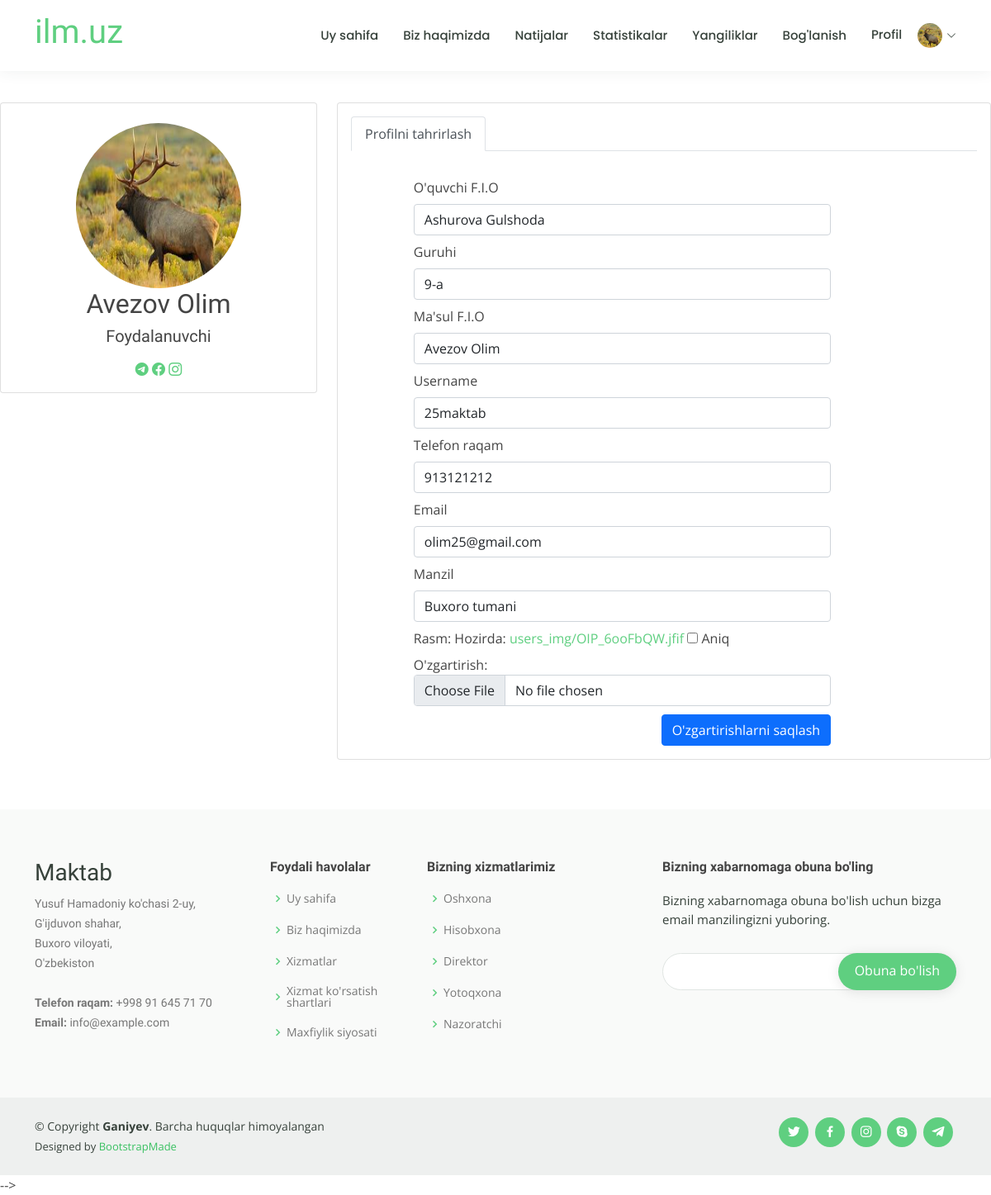
/accounts/edit_profil/ (signed in), run on the app's committed database.
### registration/models.py (models this page shows)
class CustomUser(AbstractUser):
    u_fio = models.CharField(max_length=150, verbose_name="O\'quvchi F.I.O", blank=True, null=True)
    guruhi = models.CharField(max_length=20, verbose_name="Guruhi", blank=True, null=True)
    m_fio = models.CharField(max_length=150, verbose_name="Ma\'sul F.I.O")
    tel = models.CharField(max_length=25, verbose_name="Telefon raqam")
    manzil = models.CharField(max_length=200, verbose_name="Manzil" , blank=True, null=True)
    image = models.ImageField(upload_to='users_img', blank=True, null=True, verbose_name="Rasm:")

### registration/views.py (the view)
# urls.py: path('edit_profil/', edit_profil, name='edit_profil'),
@login_required(login_url='login')
def edit_profil(request):
    context = {}
    if request.user.is_authenticated:
        context['users'] = CustomUser.objects.get(username=request.user.username)
        form = CustomUserChangeForm(instance=request.user)
        if request.method == "POST":
            form = CustomUserChangeForm(request.POST, request.FILES, instance=request.user)
            if form.is_valid() :
                form.save()
                return redirect('user_detail')
        context['form'] = form
    return render(request, 'registration/edit_profil.html', context)

### registration/forms.py
class CustomUserChangeForm(UserChangeForm):
    password = None
    class Meta:
        model = CustomUser
        fields = ['u_fio', 'guruhi', 'm_fio', 'username', 'tel', 'email', 'manzil','image' ]

### templates/registration/edit_profil.html (shortened to what this page needs)
{% extends 'base.html' %}
{% load static %}
{% load crispy_forms_tags %}
{% block title %}<titlt> Profil</title>{% endblock title %}
{% block content %}
<section class="section profile" style="margin-top: 5vh;">
      <div class="row">
        <div class="col-xl-4">
          <div class="card">
            <div class="card-body profile-card pt-4 d-flex flex-column align-items-center">
              {% if  request.user.image %}
              <img src="{{request.user.image.url}}" style="width: 200px; height: 200px; border-radius: 50%;"  class="rounded-circle" alt="Profile" >
           {% else %}
           <img src="{% static 'image/logo_1/logo.jpg' %}"  style="width: 200px; height: 200px; border-radius: 50%;" alt="Profile" class="rounded-circle ">
            {% endif %}
            <h2>{{ users.m_fio }}</h2>
            <h5>Foydalanuvchi</h5>
              <div class="social-links mt-2">
                <a href="#" class="twitter"><i class="bi bi-telegram"></i></a>
                <a href="#" class="facebook"><i class="bi bi-facebook"></i></a>
                <a href="#" class="instagram"><i class="bi bi-instagram"></i></a>
              </div>
            </div>
          </div>
        </div>
        <div class="col-xl-8">
          <div class="card">
            <div class="card-body pt-3">
              <ul class="nav nav-tabs nav-tabs-bordered">
                <li class="nav-item">
                  <button class="nav-link active" data-bs-toggle="tab" data-bs-target="#profile-edit">Profilni tahrirlash</button>
                </li>
              </ul>
              <div class="tab-content pt-2">
                <div class="tab-pane fade show active profile-edit pt-3" id="profile-edit">
                  <form method="POST" enctype="multipart/form-data">
                    {% for field in form %}
                    <div class="col-8" style="margin-left: 10%;">
                      <label for="{{ field.id_for_label }}" class="form-label mt-2">{{ field.label }}</label>
                      {{ field }}
                    </div>
                    {% endfor %}
                    <div class="col-8 text-end" style="margin-left: 10%;">
                      <button type="submit" class="btn btn-primary" style="margin-top: 10px;">O'zgartirishlarni saqlash</button>
                    </div>
                  </form>
                </div>
              </div>
            </div>
          </div>
        </div>
      </div>
    </section>
{% endblock content %}

### templates/base.html (shortened to what this page needs)
<!DOCTYPE html>
<html lang="en">
  {% load static %}
<head>
  {% block title %}{% endblock title %}
  <link href="{% static 'assets/vendor/animate.css/animate.min.css' %}" rel="stylesheet">
  <link href="{% static 'assets/vendor/aos/aos.css' %}" rel="stylesheet">
  <link href="{% static 'assets/vendor/bootstrap/css/bootstrap.min.css' %}" rel="stylesheet">
  <link href="{% static 'assets/vendor/bootstrap-icons/bootstrap-icons.css' %}" rel="stylesheet">
  <link href="{% static 'assets/vendor/boxicons/css/boxicons.min.css' %}" rel="stylesheet">
  <link href="{% static 'assets/vendor/remixicon/remixicon.css' %}" rel="stylesheet">
  <link href="{% static 'assets/vendor/swiper/swiper-bundle.min.css' %}" rel="stylesheet">
  <link href="https://cdn.jsdelivr.net/npm/bootstrap@5.0.2/dist/css/bootstrap.min.css" rel="stylesheet">
  <link href="{% static 'assets/css/style.css' %}" rel="stylesheet">
</head>
<body>
  <header id="header" class="fixed-top">
    <div class="container d-flex align-items-center">
      <h1 class="me-auto"><a href="{% url 'home' %}">ilm.uz</a></h1>
      <nav id="navbar" class="navbar order-last order-lg-0">
        <ul >
          <li><a id="nav_act" onclick="act()" href="{% url 'home' %}" >Uy sahifa</a></li>
          <li><a id="nav_act" onclick="act()" href="{% url 'about' %}">Biz haqimizda</a></li>
          <li><a id="nav_act" onclick="act()" href="{% url 'natija' %}">Natijalar</a></li>
          <li><a id="nav_act" onclick="act()" href="{% url 'statistika' %}">Statistikalar</a></li>
          <li><a id="nav_act" onclick="act()" href="{% url 'yangilik' %}">Yangiliklar</a></li>
          <li><a id="nav_act" href="{% url 'contact' %}">Bog'lanish</a></li>
          {% if user.is_authenticated %}
           {% if  request.user.image %}
          <li class="dropdown"><a href="#" ><span>Profil      <img src="{{request.user.image.url}}" style="height: 30px; width: 30px; border-radius: 50%; margin-left: 15px;" alt=""></span> <i class="bi bi-chevron-down"></i></a>
           {% else %}
          <li class="dropdown"><a href="#" ><span>Profil      <img src="{% static 'image/logo_1/logo.jpg' %}" style="height: 30px; width: 30px; border-radius: 50%; margin-left: 15px;" alt=""></span> <i class="bi bi-chevron-down"></i></a>
            {% endif %}
          </li>
          {% endif %}
        </ul>
      </nav>
    </div>
  </header>
 {% block content %}{% endblock content %}
  <footer id="footer">
    <div class="footer-top">
      <div class="container">
        <div class="row">
          <div class="col-lg-3 col-md-6 footer-contact">
            <h3>Maktab</h3>
            <p>
              Yusuf Hamadoniy ko'chasi 2-uy, <br>
              G'ijduvon shahar,<br>
              Buxoro viloyati,<br>
              O'zbekiston <br><br>
              <strong>Telefon raqam:</strong> +998 91 645 71 70<br>
              <strong>Email:</strong> info@example.com<br>
            </p>
          </div>
          <div class="col-lg-2 col-md-6 footer-links">
            <h4>Foydali havolalar</h4>
            <ul>
              <li><i class="bx bx-chevron-right"></i> <a href="#">Uy sahifa</a></li>
              <li><i class="bx bx-chevron-right"></i> <a href="#">Biz haqimizda</a></li>
              <li><i class="bx bx-chevron-right"></i> <a href="#">Xizmatlar</a></li>
              <li><i class="bx bx-chevron-right"></i> <a href="#">Xizmat ko'rsatish shartlari</a></li>
              <li><i class="bx bx-chevron-right"></i> <a href="#">Maxfiylik siyosati</a></li>
            </ul>
          </div>
          <div class="col-lg-3 col-md-6 footer-links">
            <h4>Bizning xizmatlarimiz</h4>
            <ul>
              <li><i class="bx bx-chevron-right"></i> <a href="#">Oshxona</a></li>
              <li><i class="bx bx-chevron-right"></i> <a href="#">Hisobxona</a></li>
              <li><i class="bx bx-chevron-right"></i> <a href="#">Direktor</a></li>
              <li><i class="bx bx-chevron-right"></i> <a href="#">Yotoqxona</a></li>
              <li><i class="bx bx-chevron-right"></i> <a href="#">Nazoratchi</a></li>
            </ul>
          </div>
          <div class="col-lg-4 col-md-6 footer-newsletter">
            <h4>Bizning xabarnomaga obuna bo'ling</h4>
            <p>Bizning xabarnomaga obuna bo'lish uchun bizga email manzilingizni yuboring.</p>
            <form action="" method="post">
              <input type="email" name="email"><input type="submit" value="Obuna bo'lish">
            </form>
          </div>
        </div>
      </div>
    </div>
    <div class="container d-md-flex py-4">
      <div class="me-md-auto text-center text-md-start">
        <div class="copyright">
          &copy; Copyright <strong><span>Ganiyev</span></strong>. Barcha huquqlar himoyalangan
        </div>
        <div class="credits">
          Designed by <a href="https://bootstrapmade.com/">BootstrapMade</a>
        </div>
      </div>
      <div class="social-links text-center text-md-right pt-3 pt-md-0">
        <a href="#" class="twitter"><i class="bx bxl-twitter"></i></a>
        <a href="#" class="facebook"><i class="bx bxl-facebook"></i></a>
        <a href="#" class="instagram"><i class="bx bxl-instagram"></i></a>
        <a href="#" class="google-plus"><i class="bx bxl-skype"></i></a>
        <a href="#" class="linkedin"><i class="bx bxl-telegram"></i></a>
      </div>
    </div>
  </footer>
  <script src="{% static 'assets/vendor/purecounter/purecounter.js' %}"></script> -->
</body>
</html>

### static/assets/css/style.css (style rules this page uses)
body { font-family: "Open Sans", sans-serif; color: #444444; }
a { color: #5fcf80; text-decoration: none; }
h1, h2, h3, h4, h5, h6 { font-family: "Raleway", sans-serif; }
#header { background: #fff; transition: all 0.5s; z-index: 997; padding: 15px 0; box-shadow: 0px 0 18px rgba(55, 66, 59, 0.08); }
.navbar { padding: 0; }
.navbar ul { margin: 0; padding: 0; display: flex; list-style: none; align-items: center; }
.navbar li { position: relative; }
.navbar a, .navbar a:focus { display: flex; align-items: center; justify-content: space-between; padding: 10px 0 10px 30px; font-family: "Poppins", sans-serif; font-size: 15px; font-weight: 500; color: #37423b; white-space: nowrap; transition: 0.3s; }
.navbar a i, .navbar a:focus i { font-size: 12px; line-height: 0; margin-left: 5px; }
section { padding: 60px 0; overflow: hidden; }
#footer { color: #37423b; font-size: 14px; background: #eef0ef; }
#footer .footer-top { padding: 60px 0 30px 0; background: #f9faf9; }
#footer .footer-top .footer-contact { margin-bottom: 30px; }
#footer .footer-top .footer-contact p { font-size: 14px; line-height: 24px; margin-bottom: 0; font-family: "Raleway", sans-serif; color: #777777; }
#footer .footer-top h4 { font-size: 16px; font-weight: bold; color: #444444; position: relative; padding-bottom: 12px; }
#footer .footer-top .footer-links { margin-bottom: 30px; }
#footer .footer-top .footer-links ul { list-style: none; padding: 0; margin: 0; }
#footer .footer-top .footer-links ul i { padding-right: 2px; color: #5fcf80; font-size: 18px; line-height: 1; }
#footer .footer-top .footer-links ul li { padding: 10px 0; display: flex; align-items: center; }
#footer .footer-top .footer-links ul li:first-child { padding-top: 0; }
#footer .footer-top .footer-links ul a { color: #777777; transition: 0.3s; display: inline-block; line-height: 1; }
#footer .footer-newsletter { font-size: 15px; }
#footer .footer-newsletter h4 { font-size: 16px; font-weight: bold; color: #444444; position: relative; padding-bottom: 12px; }
#footer .footer-newsletter form { margin-top: 30px; background: #fff; padding: 6px 10px; position: relative; border-radius: 50px; text-align: left; border: 1px solid #e0e5e2; }
#footer .footer-newsletter form input[type=email] { border: 0; padding: 4px 8px; width: calc(100% - 100px); }
#footer .footer-newsletter form input[type=submit] { position: absolute; top: -1px; right: -1px; bottom: -1px; border: 0; background: none; font-size: 16px; padding: 0 20px 2px 20px; background: #5fcf80; color: #fff; transition: 0.3s; border-radius: 50px; box-shadow: 0px 2px 15px rgba(0, 0, 0, 0.1); }
#footer .credits { padding-top: 5px; font-size: 13px; }
#footer .credits a { color: #3ac162; transition: 0.3s; }
#footer .social-links a { font-size: 18px; display: inline-block; background: #5fcf80; color: #fff; line-height: 1; padding: 8px 0; margin-right: 4px; border-radius: 50%; text-align: center; width: 36px; height: 36px; transition: 0.3s; }

### data on the page
CustomUser: user.image (picture), m_fio "Avezov Olim", form "Ashurova Gulshoda" "9-a" "Avezov Olim" "25maktab" "913121212" "olim25@gmail.com" "Buxoro tumani"

### other printed values
{{ field.label }} "O'quvchi F.I.O" "Guruhi" "Ma'sul F.I.O" "Username" "Telefon raqam" "Manzil" "Rasm:"
